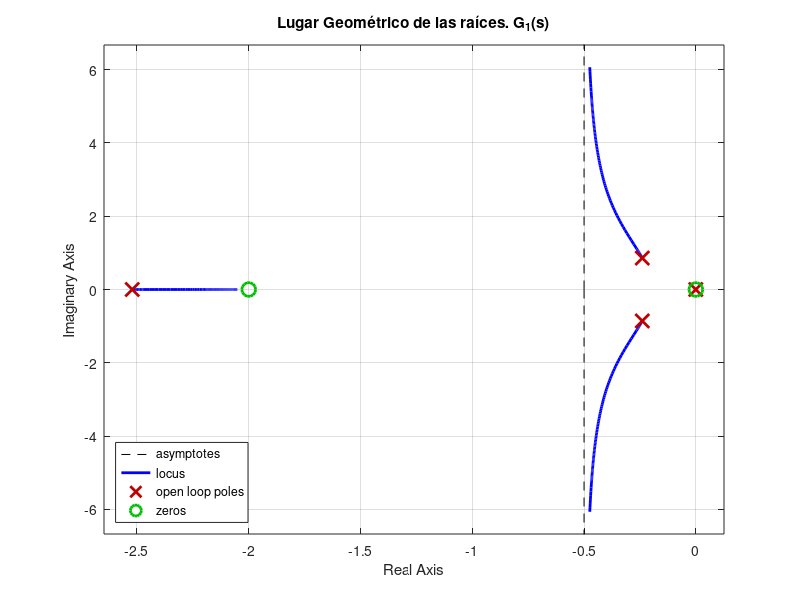

MATLAB code for this plot:
pkg load control

m_1 = 1;
m_2 = 1;
b_1 = 1;
b_2 = 1;
k = 1;

cns_2 = m_2;
cns_1 = b_1 + b_2;

cds_4 = m_1*m_2;
cds_3 = m_1*(b_1+b_2) + m_2*b_1;
cds_2 = k*m_2 + b_1*b_2;
cds_1 = k*(b_1+b_2);

num = [cns_2 cns_1 0];
den = [cds_4 cds_3 cds_2 cds_1 0];

G = tf(num, den)
pole(G)
rlocus(G)
grid on
title("Lugar Geométrico de las raíces. G_1(s)")

legend("location", "southwest")
print -dpng -r300 'plot1.png'
